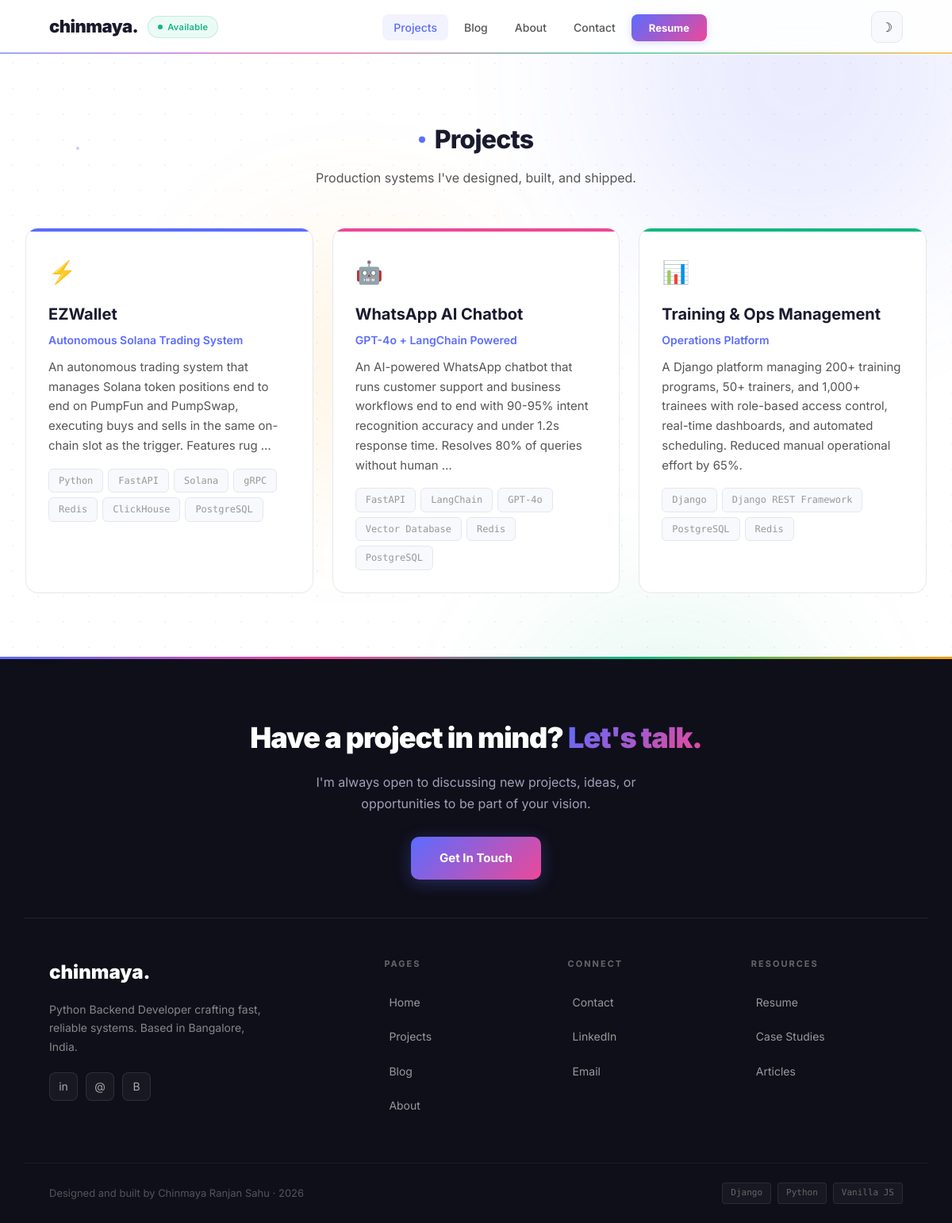
/projects/, run on the app's committed database.
### projects/models.py (models this page shows, shortened)
class Project(models.Model):
    title = models.CharField(max_length=200)
    slug = models.SlugField(unique=True)
    subtitle = models.CharField(max_length=300, blank=True)
    description = models.TextField()
    role = models.CharField(max_length=300, blank=True)
    tech_stack = models.CharField(max_length=500, help_text="Comma-separated")
    highlights = models.TextField(blank=True, help_text="One per line")
    order = models.IntegerField(default=0)
    created = models.DateTimeField(auto_now_add=True)
    class Meta:
        ordering = ['order']
    def tech_list(self):
        return [t.strip() for t in self.tech_stack.split(',') if t.strip()]

### projects/views.py (the view)
# urls.py: path('projects/', project_views.project_list, name='project_list'),
def project_list(request):
    projects = Project.objects.all()
    return render(request, 'projects/list.html', {'projects': projects})

### templates/projects/list.html (shortened to what this page needs)
{% extends 'base/layout.html' %}
{% block content %}
<section class="section">
  <div class="section-inner">
    <div class="section-header">
      <h2>Projects</h2>
      <p>Production systems I've designed, built, and shipped.</p>
    </div>
    {% if projects %}
    <div class="project-grid reveal">
      {% for p in projects %}
      <a href="{% url 'project_detail' p.slug %}" class="project-card">
        <span class="emoji">{% if forloop.counter == 1 %}&#9889;{% elif forloop.counter == 2 %}&#129302;{% else %}&#128202;{% endif %}</span>
        <h3>{{ p.title }}</h3>
        <p class="subtitle">{{ p.subtitle }}</p>
        <p class="desc">{{ p.description|truncatewords:30 }}</p>
        <div class="tech-tags">
          {% for t in p.tech_list %}
          <span class="tech-tag">{{ t }}</span>
          {% endfor %}
        </div>
      </a>
      {% endfor %}
    </div>
    {% else %}
    <div class="empty"><span class="empty-icon">&#128187;</span><p>Projects coming soon.</p></div>
    {% endif %}
  </div>
</section>
{% endblock %}

### static/css/style.css (style rules this page uses)
:root { --bg: #ffffff; --bg-alt: #f8f9fc; --bg-hero: linear-gradient(135deg, #667eea 0%, #764ba2 100%); --text: #1a1a2e; --text-secondary: #555; --text-muted: #999; --text-on-dark: #fff; --accent: #5b6cff; --accent-hover: #4a58e0; --accent-light: rgba(91, 108, 255, 0.08); --accent-glow: rgba(91, 108, 255, 0.15); --accent-pink: #ec4899; --accent-green: #10b981; --accent-orange: #f59e0b; --green: #10b981; --border: #e5e7eb; --card-bg: #ffffff; --code-bg: #1e1e2e; --shadow-sm: 0 1px 3px rgba(0,0,0,0.06); --shadow-md: 0 4px 20px rgba(0,0,0,0.08); --shadow-lg: 0 10px 40px rgba(0,0,0,0.1); --shadow-card: 0 2px 8px rgba(0,0,0,0.04); --radius: 12px; --radius-lg: 16px; --font: 'Inter', system-ui, -apple-system, sans-serif; --mono: 'Fira Code', monospace; --transition: 0.3s ease; --content-w: 1140px; --narrow-w: 720px; }
*, *::before, *::after { box-sizing: border-box; margin: 0; padding: 0; }
html { scroll-behavior: smooth; }
body { font-family: var(--font); background: var(--bg); color: var(--text); font-size: 17px; line-height: 1.7; transition: background var(--transition), color var(--transition); -webkit-font-smoothing: antialiased; position: relative; }
body::before { content: ''; position: fixed; top: 0; left: 0; right: 0; bottom: 0; background-image: radial-gradient(circle, var(--border) 1px, transparent 1px); background-size: 32px 32px; opacity: 0.5; pointer-events: none; z-index: 0; }
a { color: var(--accent); text-decoration: none; transition: color var(--transition); }
.section { padding: 80px 32px; position: relative; z-index: 1; }
.section-inner { max-width: var(--content-w); margin: 0 auto; }
.section-header { text-align: center; margin-bottom: 48px; }
.section-header h2 { font-size: 2rem; font-weight: 800; letter-spacing: -0.8px; margin-bottom: 8px; }
.section-header p { font-size: 16px; color: var(--text-secondary); max-width: 520px; margin: 0 auto; }
.section-header h2::before, .section-header-left h2::before, .section-header-left h1::before { content: ''; display: inline-block; width: 8px; height: 8px; border-radius: 50%; background: var(--accent); margin-right: 12px; vertical-align: middle; position: relative; top: -2px; }
.project-grid { display: grid; grid-template-columns: repeat(auto-fill, minmax(340px, 1fr)); gap: 24px; }
.project-card { background: var(--card-bg); border: 1px solid var(--border); border-radius: var(--radius-lg); padding: 32px 28px 28px; transition: all var(--transition); display: block; color: var(--text); position: relative; overflow: hidden; }
.project-card::before { content: ''; position: absolute; top: 0; left: 0; right: 0; height: 4px; transition: height var(--transition); }
.project-card:nth-child(1)::before { background: var(--accent); }
.project-card:nth-child(2)::before { background: var(--accent-pink); }
.project-card:nth-child(3)::before { background: var(--accent-green); }
.project-card .emoji { font-size: 28px; margin-bottom: 12px; display: block; }
.project-card h3 { font-size: 1.25rem; font-weight: 700; margin-bottom: 4px; }
.project-card .subtitle { font-size: 14px; color: var(--accent); font-weight: 600; margin-bottom: 10px; }
.project-card .desc { font-size: 15px; color: var(--text-secondary); line-height: 1.65; margin-bottom: 16px; }
.tech-tags { display: flex; flex-wrap: wrap; gap: 6px; }
.tech-tag { font-size: 12px; font-family: var(--mono); color: var(--text-muted); background: var(--bg-alt); padding: 4px 12px; border-radius: 6px; border: 1px solid var(--border); transition: all var(--transition); }

### data on the page
Project: title "EZWallet", subtitle "Autonomous Solana Trading System", description "An autonomous trading system that manages Solana token positions end to end on PumpFun and PumpSwap, executing buys and sells in the same on-chain slot as the trigger. Features rug …", tech_list "Python" "FastAPI" "Solana" "gRPC" "Redis" "ClickHouse" "PostgreSQL"
Project: title "WhatsApp AI Chatbot", subtitle "GPT-4o + LangChain Powered", description "An AI-powered WhatsApp chatbot that runs customer support and business workflows end to end with 90-95% intent recognition accuracy and under 1.2s response time. Resolves 80% of queries without human …", tech_list "FastAPI" "LangChain" "GPT-4o" "Vector Database" "Redis" "PostgreSQL"
Project: title "Training & Ops Management", subtitle "Operations Platform", description "A Django platform managing 200+ training programs, 50+ trainers, and 1,000+ trainees with role-based access control, real-time dashboards, and automated scheduling. Reduced manual operational effort by 65%.", tech_list "Django" "Django REST Framework" "PostgreSQL" "Redis"
